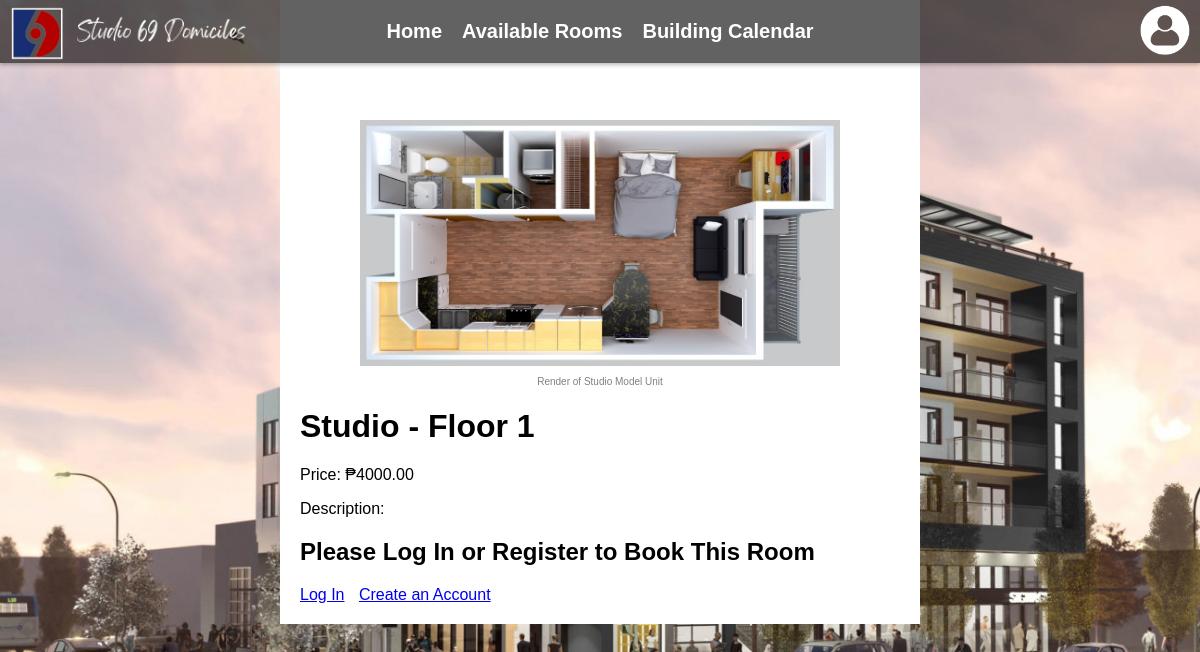
The page /room/1/ on the database its author committed.
### reservations/models.py (models this page shows, shortened)
class Room(models.Model):
    ROOM_TYPES = (
        ('studio', 'Studio'),
        ('1-bed', '1 Bedroom'),
        ('2-bed', '2 Bedrooms'),
    )
    unit = models.CharField(max_length=10)
    type = models.CharField(max_length=20, choices=ROOM_TYPES)
    floor = models.IntegerField()
    price = models.DecimalField(max_digits=10, decimal_places=2)
    is_booked = models.BooleanField(default=False)
    images = models.JSONField(default=list)  # Storing images as JSON

### reservations/views.py (the view)
# urls.py: path('room/<int:room_id>/', views.room_detail, name='room_detail'),
def room_detail(request, room_id):
    room = get_object_or_404(Room, id=room_id)
    start_date = request.GET.get('start_date')
    end_date = request.GET.get('end_date')
    total_price = 0
    if start_date and end_date:
        start_date = datetime.strptime(start_date, '%Y-%m-%d').date()
        end_date = datetime.strptime(end_date, '%Y-%m-%d').date()
        nights = (end_date - start_date).days
        total_price = room.price * nights if nights > 0 else 0
    return render(request, 'reservations/room_detail.html', {
        'room': room,
        'total_price': total_price,
        'start_date': start_date,
        'end_date': end_date,
    })

### reservations/templates/reservations/room_detail.html (shortened to what this page needs)
{% load static %}
<!DOCTYPE html>
<html>
<head>
</head>
<body>
    <div class="navbar">
        <nav>
            <a href="{% url 'home' %}"><img class="navbar_logo" src="{% static 'reservations/images/Navbar_Logo.png' %}" alt="Studio 69"></a>
            <ul>
                <li><a href="{% url 'home' %}">Home</a></li>
                <li><a href="{% url 'room_availability' %}">Available Rooms</a></li>
                <li><a href="{% url 'building_overview' %}">Building Calendar</a></li>
                {% if user.is_authenticated %}
                <li><a href="{% url 'reservation_history' %}">Reservation History</a></li>
                <form action="{% url 'logout' %}" method="post" style="display: inline;">
                    {% csrf_token %}
                    <button type="submit" class="logout-button">Log Out</button>
                </form>
                {% else %}
                    <div class="profile">
                        <img class="login_symbol" src="{% static 'reservations/images/login symbol.png' %}" alt="Login">
                    </div>
                {% endif %}
            </ul>
        </nav>
    </div>
    <div class="container">
        {% if room.get_type_display == "Studio" %}
            <img src="{% static 'reservations/images/Studio.png' %}" alt="Render of Studio Unit" class="studio-pic">
            <p class="pic-desc">Render of Studio Model Unit</p>
        {% elif room.get_type_display == "1 Bedroom" %}
            <img src="{% static 'reservations/images/1 bedroom.png' %}" alt="Render of 1 Bedroom Unit" class="studio-pic">
            <p class="pic-desc">Render of 1-Bedroom Model Unit</p>
        {% elif room.get_type_display == "2 Bedrooms" %}
            <img src="{% static 'reservations/images/2 Bedrooms.png' %}" alt="Render of 2-Bedroom Unit" class="studio-pic">
            <p class="pic-desc">Render of 2-Bedroom Model Unit</p>
        {% endif %}
        <h1>{{ room.get_type_display }} - Floor {{ room.floor }}</h1>
        <p>Price: ₱{{ room.price }}</p>
        <p>Description: {{ room.description }}</p>
        {% if user.is_authenticated %}
            <h2>Reserve This Room</h2>
            <form action="{% url 'reserve_room' room.id %}" method="post" class="reservation-form">
                {% csrf_token %}
                <label for="start_date">Start Date:</label>
                <input type="date" name="start_date" id="start_date" required>
                <label for="end_date">End Date:</label>
                <input type="date" name="end_date" id="end_date" required>
                <button type="submit">Reserve</button>
            </form>
            {% if error %}
                <p class="error-message">{{ error }}</p>
            {% endif %}
        {% else %}
            <h2>Please Log In or Register to Book This Room</h2>
            <div class="auth-links">
                <a href="{% url 'login' %}">Log In</a>
                <a href="{% url 'register' %}">Create an Account</a>
            </div>
        {% endif %}
    </div>
</body>
</html>

### rows shown on the page
Room: type "Studio", floor "1", price "4000.00"
